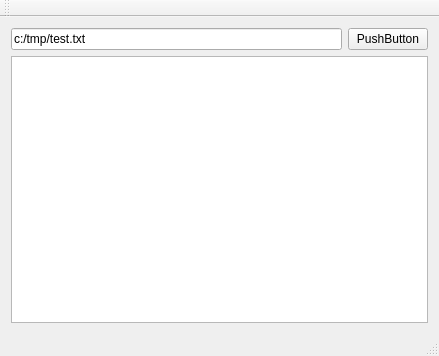
<?xml version="1.0" encoding="UTF-8"?>
<ui version="4.0">
 <class>MainWindow</class>
 <widget class="QMainWindow" name="MainWindow">
  <property name="geometry">
   <rect>
    <x>0</x>
    <y>0</y>
    <width>439</width>
    <height>356</height>
   </rect>
  </property>
  <property name="windowTitle">
   <string>MainWindow</string>
  </property>
  <widget class="QWidget" name="centralWidget">
   <layout class="QGridLayout" name="gridLayout_2">
    <item row="0" column="0">
     <layout class="QGridLayout" name="gridLayout">
      <item row="0" column="0">
       <layout class="QHBoxLayout" name="horizontalLayout">
        <item>
         <widget class="QLineEdit" name="lineEdit">
          <property name="text">
           <string>c:/tmp/test.txt</string>
          </property>
         </widget>
        </item>
        <item>
         <widget class="QPushButton" name="pushButton">
          <property name="text">
           <string>PushButton</string>
          </property>
         </widget>
        </item>
       </layout>
      </item>
      <item row="1" column="0">
       <widget class="QTextBrowser" name="textBrowser"/>
      </item>
     </layout>
    </item>
   </layout>
  </widget>
  <widget class="QMenuBar" name="menuBar">
   <property name="geometry">
    <rect>
     <x>0</x>
     <y>0</y>
     <width>439</width>
     <height>23</height>
    </rect>
   </property>
  </widget>
  <widget class="QToolBar" name="mainToolBar">
   <attribute name="toolBarArea">
    <enum>TopToolBarArea</enum>
   </attribute>
   <attribute name="toolBarBreak">
    <bool>false</bool>
   </attribute>
  </widget>
  <widget class="QStatusBar" name="statusBar"/>
 </widget>
 <layoutdefault spacing="6" margin="11"/>
 <resources/>
 <connections/>
</ui>
